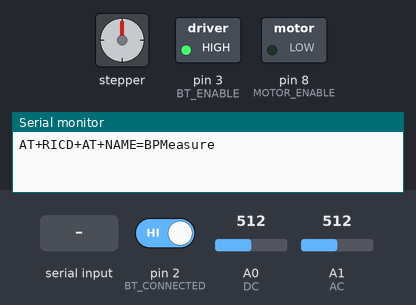
The sketch below on a simulated Arduino Uno, built with avr-gcc and run on an emulated ATmega328P. On the bench: stepper motor, switched loads named in the sketch (green lamp = pin HIGH), the last lines printed to the serial monitor. Wiring (inferred from the names in the program): stepper motor (2048 steps per turn assumed): coils pin 4, pin 5, pin 6, pin 7. Inputs (shaded band) come from the test bench; at power-on: pin 2 (BT_CONNECTED) HIGH, A0 (DC) = 512, A1 (AC) = 512. Pins used as bus, display or sensor lines are not drawn.

Above: at 1.5 s.
1.6 s: pin 2 (BT_CONNECTED) driven LOW
3.5 s: "e\n" received over Serial
At 3.8 s:
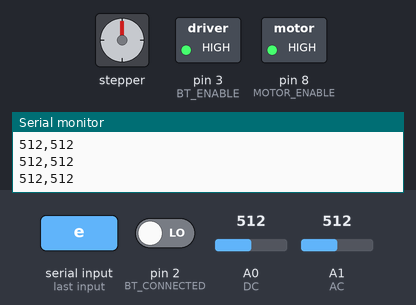
5.0 s: A0 (DC) set to 110
6.5 s: A0 (DC) set to 94
8.0 s: byte 102 ('f') received over Serial
11.0 s: "d\n" received over Serial
At 11.8 s:
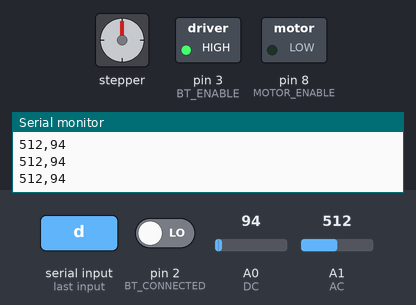
Timing chart, 0 to 13.5 s (numbered marks = the images above; inputs shaded):
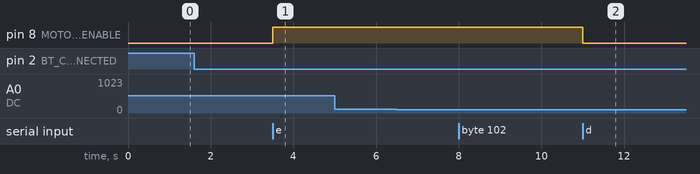

The sketch:

BPMeasure.ino
```cpp
#define COIL1 4
#define COIL2 5
#define COIL3 6
#define COIL4 7
#define MOTOR_ENABLE 8
#define AC A1
#define DC A0
#define BT_CONNECTED 2
#define BT_ENABLE 3
#define SAMPLING_RATE_HZ 100

#define FORWARD_DIR -1

#define AD_PER_STEP 10
#define AD_DELAY 40

int motor_state = 0;
unsigned long last_sent = 0;

void setup() {
  // put your setup code here, to run once:
  pinMode(COIL1, OUTPUT);
  pinMode(COIL2, OUTPUT);
  pinMode(COIL3, OUTPUT);
  pinMode(COIL4, OUTPUT);
  pinMode(MOTOR_ENABLE, OUTPUT);
  pinMode(BT_ENABLE, OUTPUT);
  pinMode(BT_CONNECTED, INPUT);
  digitalWrite(3, HIGH);

  Serial.begin(19200);
  delay(100);
  Serial.write("AT+RICD+\r");
  Serial.flush();
  delay(100);
  Serial.write("AT+NAME=BPMeasure\r");
  Serial.flush();
  delay(100);
}

void loop() {
  if(digitalRead(2) == LOW && Serial) {
    checkForCommands();
    if((millis() - last_sent) >= (1000/SAMPLING_RATE_HZ)) {
      sendACDCVoltages();
      last_sent = millis();
    }
  }
}

void checkForCommands() {
  if(Serial.available()) {
    char command = Serial.read();
    switch(command) {
      case 'f':
        takeStep(FORWARD_DIR);
        break;
      case 'r':
        takeStep(-FORWARD_DIR);
        break;
      case 'e':
        digitalWrite(MOTOR_ENABLE, HIGH);
        break;
      case 'd':
        digitalWrite(MOTOR_ENABLE, LOW);
        break;
      default:
        break;
    }
    Serial.print("\r");
  }
}

void sendACDCVoltages() {
  int ac_voltage = analogRead(AC);
  int dc_voltage = analogRead(DC);
  Serial.print(ac_voltage);
  Serial.print(",");
  Serial.print(dc_voltage);
  Serial.print("\n");
  Serial.flush();
}

void takeStep(int direction) {
  for(int counter = 0; counter < AD_PER_STEP; counter++) {
    advanceMotor(direction);
    delay(AD_DELAY);
  }
  allOff();
}

void allOff() {
  digitalWrite(COIL1, LOW);
  digitalWrite(COIL2, LOW);
  digitalWrite(COIL3, LOW);
  digitalWrite(COIL4, LOW);
}

void advanceMotor(int direction) {
  allOff();
  if((motor_state + direction) < 0) {
    motor_state = 3;
  } else {
    motor_state = (motor_state + direction) % 4;
  }
  switch (motor_state) {
    case 0:
      digitalWrite(COIL2, HIGH);
      break;
    case 1:
      digitalWrite(COIL1, HIGH);
      break;
    case 2:
      digitalWrite(COIL3, HIGH);
      break;
    case 3:
      digitalWrite(COIL4, HIGH);
      break;
  }
}
```

Measured:
- after the input at 3.5 s, pin 8 (MOTOR_ENABLE): LOW → HIGH at once
- after the input at 11.0 s, pin 8 (MOTOR_ENABLE): HIGH → LOW at once
